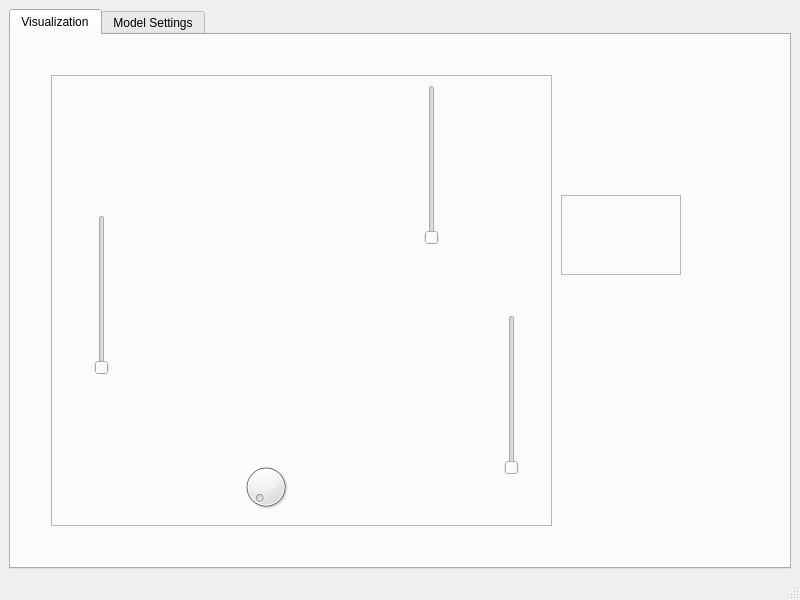
<?xml version="1.0" encoding="UTF-8"?>
<ui version="4.0">
 <class>MainWindow</class>
 <widget class="QMainWindow" name="MainWindow">
  <property name="geometry">
   <rect>
    <x>0</x>
    <y>0</y>
    <width>800</width>
    <height>600</height>
   </rect>
  </property>
  <property name="windowTitle">
   <string>MainWindow</string>
  </property>
  <widget class="QWidget" name="centralwidget">
   <layout class="QHBoxLayout" name="horizontalLayout">
    <item>
     <widget class="QTabWidget" name="tabWidget">
      <property name="currentIndex">
       <number>0</number>
      </property>
      <widget class="QWidget" name="tab">
       <attribute name="title">
        <string>Visualization</string>
       </attribute>
       <widget class="QFrame" name="frame">
        <property name="geometry">
         <rect>
          <x>40</x>
          <y>40</y>
          <width>501</width>
          <height>451</height>
         </rect>
        </property>
        <property name="frameShape">
         <enum>QFrame::Shape::StyledPanel</enum>
        </property>
        <property name="frameShadow">
         <enum>QFrame::Shadow::Raised</enum>
        </property>
        <widget class="QDial" name="dial">
         <property name="geometry">
          <rect>
           <x>190</x>
           <y>380</y>
           <width>50</width>
           <height>64</height>
          </rect>
         </property>
        </widget>
        <widget class="QSlider" name="verticalSlider">
         <property name="geometry">
          <rect>
           <x>40</x>
           <y>140</y>
           <width>22</width>
           <height>160</height>
          </rect>
         </property>
         <property name="orientation">
          <enum>Qt::Orientation::Vertical</enum>
         </property>
        </widget>
        <widget class="QSlider" name="verticalSlider_2">
         <property name="geometry">
          <rect>
           <x>450</x>
           <y>240</y>
           <width>22</width>
           <height>160</height>
          </rect>
         </property>
         <property name="orientation">
          <enum>Qt::Orientation::Vertical</enum>
         </property>
        </widget>
        <widget class="QSlider" name="verticalSlider_3">
         <property name="geometry">
          <rect>
           <x>370</x>
           <y>10</y>
           <width>22</width>
           <height>160</height>
          </rect>
         </property>
         <property name="orientation">
          <enum>Qt::Orientation::Vertical</enum>
         </property>
        </widget>
       </widget>
       <widget class="QFrame" name="frame_2">
        <property name="geometry">
         <rect>
          <x>550</x>
          <y>160</y>
          <width>120</width>
          <height>80</height>
         </rect>
        </property>
        <property name="frameShape">
         <enum>QFrame::Shape::StyledPanel</enum>
        </property>
        <property name="frameShadow">
         <enum>QFrame::Shadow::Raised</enum>
        </property>
       </widget>
      </widget>
      <widget class="QWidget" name="tab_2">
       <attribute name="title">
        <string>Model Settings</string>
       </attribute>
      </widget>
     </widget>
    </item>
   </layout>
  </widget>
  <widget class="QMenuBar" name="menubar">
   <property name="geometry">
    <rect>
     <x>0</x>
     <y>0</y>
     <width>800</width>
     <height>33</height>
    </rect>
   </property>
  </widget>
  <widget class="QStatusBar" name="statusbar"/>
 </widget>
 <resources/>
 <connections/>
</ui>
